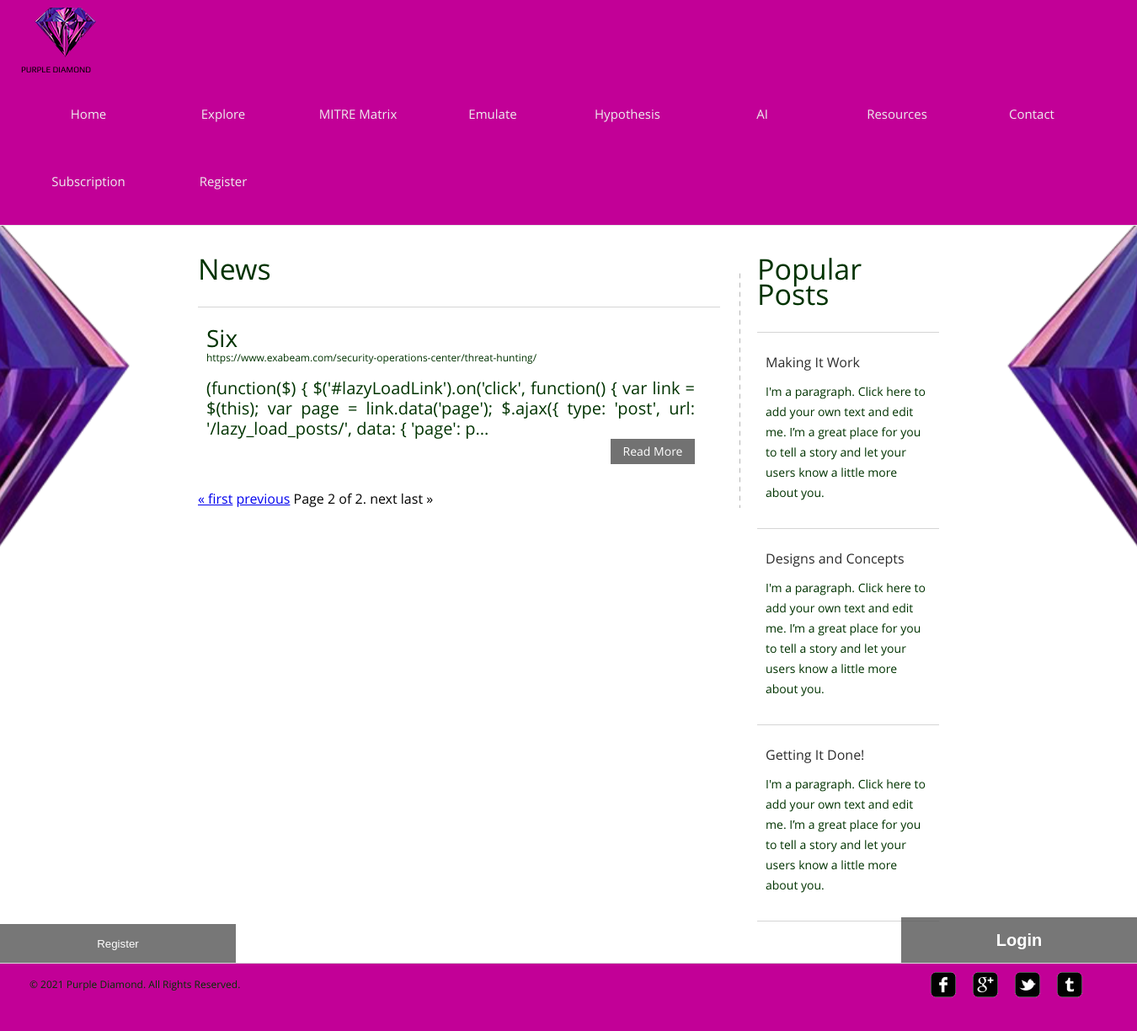
/temp/news?page=2, run on the app's committed database.
### temp/models.py (models this page shows, shortened)
class blog(models.Model):
    topic = models.CharField(max_length=1024)
    content = models.TextField()
    reference = models.CharField(max_length=128)
    img = models.ImageField()
    month = models.IntegerField()
    year = models.IntegerField()
    totalread = models.IntegerField()

### temp/views.py (the view)
# urls.py: path("news", views.news, name="news"),
def news(request):
    flag = False
    if not request.user.is_authenticated:
        flag = True
    page = 1
    page = request.GET.get('page')
    allposts = blog.objects.all()
    results_per_page = 5
    paginator = Paginator(allposts, results_per_page)
    try:
        posts = paginator.page(page)
    except PageNotAnInteger:
        posts = paginator.page(1)
    except EmptyPage:
        posts = paginator.page(paginator.num_pages)
    return render(request, 'temp/news.html', {
        'posts': posts,
        'flag': flag,
        'page': page
    })

### temp/templates/temp/news.html (shortened to what this page needs)
{% extends "temp/layout.html" %}
{% load static %}
{% block body %}
	<div id="contents">
		<div class="main">
			<h1>News</h1>
			<ul class="news">
				{% for post in posts %}
				<li>
					<h2>{{ post.topic}}<span>{{ post.reference }}</span></h2>
					<p>
						{{ post.content | slice:":255"}}... <span><a href="{% url 'temp:post_detail' post.pk%}" class="more">Read More</a></span>
					</p>
				</li>
				{% endfor %}
			</ul>
			<div class="pagination">
				<span class="step-links">
					{% if posts.has_previous %}
						<a href="?page=1">&laquo; first</a>
						<a href="?page={{ posts.previous_page_number }}">previous</a>
					{% endif %}
					<span class="current">
						<a>Page {{ posts.number }} of {{ posts.paginator.num_pages }}.</a>
					</span>
					{% if posts.has_next == False %}
						<a>next</a>
						<a>last &raquo;</a>
					{% endif %}
				</span>
			</div>
		</div>
		<div class="sidebar">
			<h1>Popular Posts</h1>
			<ul class="posts">
				<li>
					<h4 class="title"><a href="{% url 'temp:post' %}">Making It Work</a></h4>
					<p>
						I'm a paragraph. Click here to add your own text and edit me. I’m a great place for you to tell a story and let your users know a little more about you.
					</p>
				</li>
				<li>
					<h4 class="title"><a href="{% url 'temp:post' %}">Designs and Concepts</a></h4>
					<p>
						I'm a paragraph. Click here to add your own text and edit me. I’m a great place for you to tell a story and let your users know a little more about you.
					</p>
				</li>
				<li>
					<h4 class="title"><a href="{% url 'temp:post' %}">Getting It Done!</a></h4>
					<p>
						I'm a paragraph. Click here to add your own text and edit me. I’m a great place for you to tell a story and let your users know a little more about you.
					</p>
				</li>
			</ul>
		</div>
	</div>
{% endblock %}

### temp/static/temp/style.css (style rules this page uses)
body { background: url("images/backdoubleside.png") no-repeat center center fixed; -webkit-background-size: cover; -moz-background-size: cover; -o-background-size: cover; background-size: cover; border-radius: 50%; font-family: 'OpenSans'; margin: 0; }
.clearfix:after, #contents:after { clear:both; content:""; display:block; height:1%; line-height:0; visibility:hidden; }
#contents { min-height: 510px; width: 880px; margin: 0 auto; padding: 54px 40px; }
h1 { color: #003300; font-size: 34px; font-weight: normal; line-height: 30px; margin: 0 0 30px; }
h2 { color: #003300; font-size: 28px; font-weight: normal; line-height: 24px; margin: 0 0 12px; }
p { color: #003300; font-size: 20px; line-height: 24px; margin: 0 0 30px; }
p a { color: #003300; }
.more { background-color: #727272; color: #fff; display: inline-block; font-size: 14px; line-height: 30px; width: 100px; text-align: center; text-decoration: none; }
.main { float: left; background: url("images/divider.png") repeat-y right top; min-height: 100px; width: 620px; padding-right: 24px; }
.main h1, .sidebar h1 { margin: 0 0 12px; position: relative; top: -18px; }
.main h2 span { display: block; font-size: 12px; }
.sidebar { float: left; min-height: 848px; width: 216px; margin-left: 20px; }
.sidebar ul, .news { list-style: none; margin: 0; padding: 0; }
.news li { border-top: 1px solid #d5d5d5; padding: 24px 30px 0 10px; position: relative; text-align: justify; text-justify: inter-word; }
.news li > p span, .post > span { display: block; text-align: right; }
.posts { border-top: 1px solid #d5d5d5; }
.posts li { border-bottom: 1px solid #d5d5d5; padding: 24px 10px 0; }
.posts li p { font-size: 14px; }
.posts li .title { font-size: 16px; font-weight: normal; margin: 0 0 12px; }
.posts li .title a { color: #2c2c2c; font-size: 16px; text-decoration: none; }

### data on the page
blog: topic "Six", reference "https://www.exabeam.com/security-operations-center/threat-hunting/", content "(function($) { $('#lazyLoadLink').on('click', function() { var link = $(this); var page = link.data('page'); $.ajax({ type: 'post', url: '/lazy_load_posts/', data: { 'page': p"

### other printed values
{{ posts.number }} "2"
{{ posts.paginator.num_pages }} "2"
